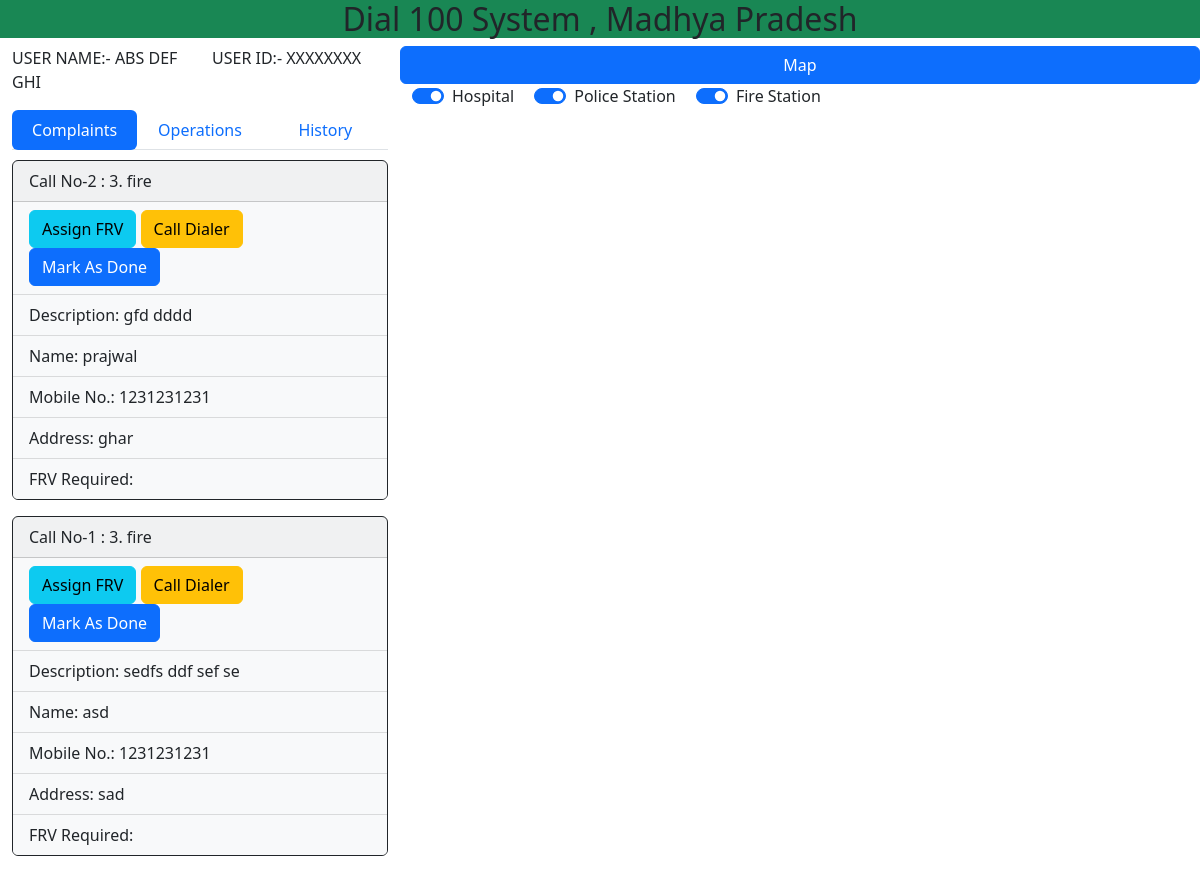
The page /form2 on the database as committed earlier.
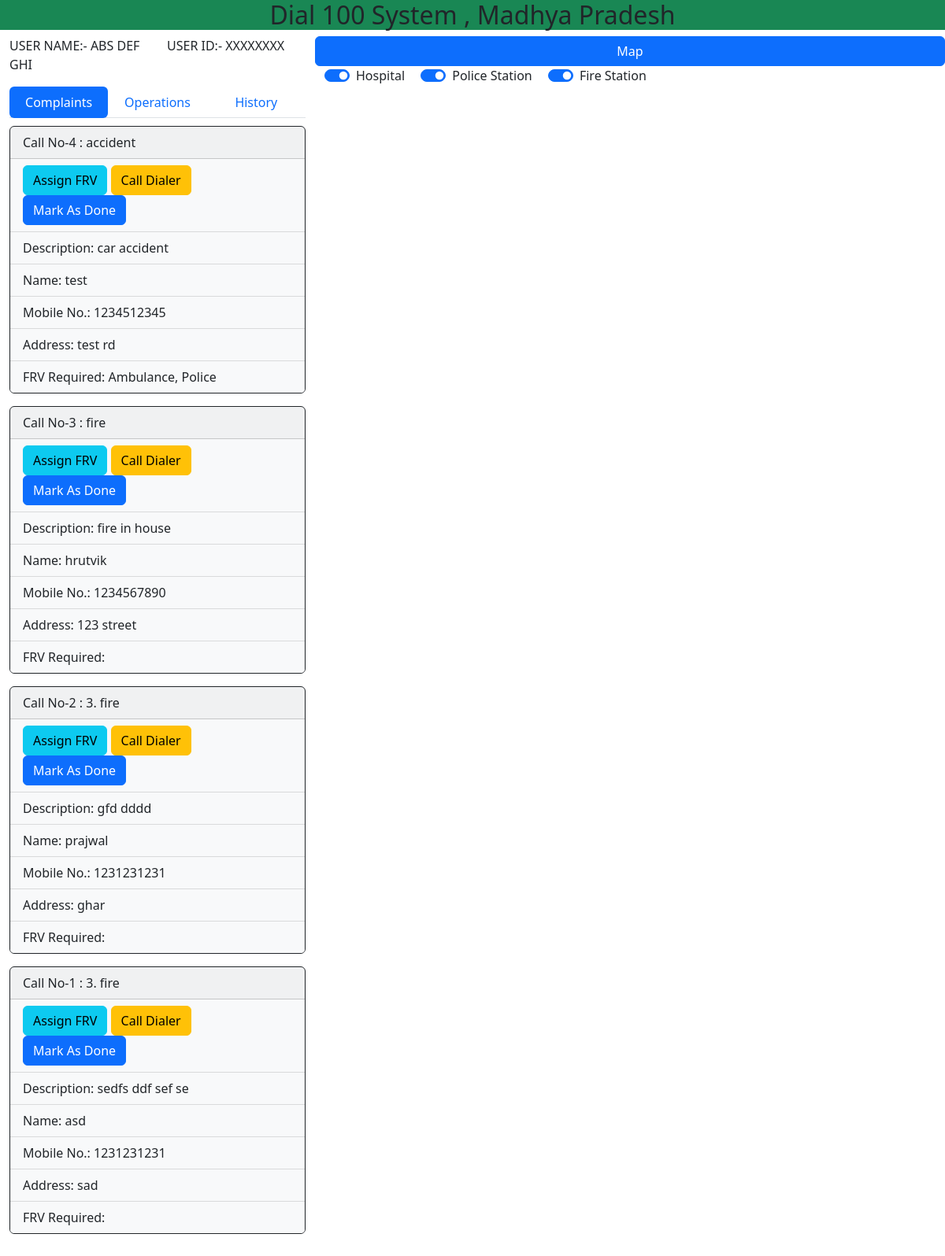
The same page on the database as committed later.
### form1/models.py (models this page shows)
class form1Detail(models.Model):
    Dialer_Name=models.CharField(max_length=300)
    Dialer_Address=models.TextField(max_length=500)
    Describe_call=models.TextField(max_length=500)
    Incident_Type=models.CharField(max_length=500)
    Phone_Number=models.CharField(max_length=10)
    Division=models.CharField(max_length=500)
    District=models.CharField(max_length=500)
    Incident_Address=models.TextField(max_length=500)
    frv_req=models.CharField(max_length=100)
    date = models.DateField()

### form1/views.py (the view)
# urls.py: path('form2', views.form2),
def form2(request):
    datas=form1Detail.objects.all()
    return render(request,'supervisor.html',{'datas':datas[::-1]})

### template/supervisor.html (shortened to what this page needs)
<!DOCTYPE html>
<html lang="en">
    {% load static %}
<head>
    <link href="https://cdn.jsdelivr.net/npm/bootstrap@5.2.0/dist/css/bootstrap.min.css" rel="stylesheet"
>
</head>
<body>
    <h2 class="text-center bg-success">Dial 100 System , Madhya Pradesh</h2>
    <div class="container-fluid">
        <div class="row">
            <div class="col-sm-4">
                <div class="row">
                    <div class="col-6">
                        <p> USER NAME:- ABS DEF GHI</p>
                    </div>
                    <div class="col-6">
                        <p>USER ID:- XXXXXXXX</p>
                    </div>
                </div>
                <nav style="padding-bottom:10px">
                    <div class="nav nav-tabs nav-pills nav-justified" id="nav-tab" role="tablist">
                        <a class="nav-item nav-link active" id="nav-complaints-tab" data-toggle="tab"
                            href="#nav-complaints" role="tab" aria-controls="nav-complaints"
                            aria-selected="true">Complaints</a>
                        <a class="nav-item nav-link" id="nav-operations-tab" data-toggle="tab" href="#nav-operations"
                            role="tab" aria-controls="nav-operations" aria-selected="false">Operations</a>
                        <a class="nav-item nav-link" id="nav-history-tab" data-toggle="tab" href="#nav-history"
                            role="tab" aria-controls="nav-history" aria-selected="false">History</a>
                    </div>
                </nav>
                <div class="tab-content scroll" id="nav-tabContent">
                    <div class="tab-pane fade show active" id="nav-complaints" role="tabpanel"
                        aria-labelledby="nav-complaints-tab">
                        {% for data in datas%}
                        <div class="card border-dark bg-light mb-3">
                            <div class="card-header">Call No-{{data.id}} : {{data.Incident_Type}}</div>
                            <ul class="list-group list-group-flush">
                                <li class="list-group-item bg-light">
                                    <a class="btn btn-info">Assign FRV</a>
                                    <a class="btn btn-warning">Call Dialer</a>
                                    <a class="btn btn-primary">Mark As Done</a>
                                </li>
                                <li class="list-group-item bg-light">Description: {{data.Describe_call}}</li>
                                <li class="list-group-item bg-light">Name: {{data.Dialer_Name}}</li>
                                <li class="list-group-item bg-light">Mobile No.: {{data.Phone_Number}}</li>
                                <li class="list-group-item bg-light">Address: {{data.Dialer_Address}}</li>
                                <li class="list-group-item bg-light">FRV Required: {{data.frv_req}}</li>
                            </ul>
                        </div>
                        {% endfor %}
                    </div>
                </div>
            </div>
            <div class="col-sm-8">
                <div class="row mapTabHeader">
                    <button class="btn btn-primary">Map</button>
                </div>
                <div class="form-check form-switch form-check-inline">
                    <input class="form-check-input" type="checkbox" role="switch" id="hospital"
                        onclick="hideMarker(this, 'hospital')" checked>
                    <label class="form-check-label" for="hospital">Hospital</label>
                </div>
                <div class="form-check form-switch form-check-inline">
                    <input class="form-check-input" type="checkbox" role="switch" id="policeStation"
                        onclick="hideMarker(this, 'policeStation')" checked>
                    <label class="form-check-label" for="policeStation">Police Station</label>
                </div>
                <div class="form-check form-switch form-check-inline">
                    <input class="form-check-input" type="checkbox" role="switch" id="fireStation"
                        onclick="hideMarker(this, 'fireStation')" checked>
                    <label class="form-check-label" for="fireStation">Fire Station</label>
                </div>
                <div style="padding-bottom:10px"></div>
                <div id="map" style="height:87%"></div>
            </div>
        </div>
    </div>
</body>
</html>

### template/supervisor.html (style rules this page uses)
.scroll { height: 79vh; overflow-y: auto; }

Rows that differ between the two databases and show on the page:
added form1Detail: id "4", Incident_Type "accident", Describe_call "car accident", Dialer_Name "test", Phone_Number "1234512345", Dialer_Address "test rd", frv_req "Ambulance, Police"
added form1Detail: id "3", Incident_Type "fire", Describe_call "fire in house", Dialer_Name "hrutvik", Phone_Number "1234567890", Dialer_Address "123 street"
